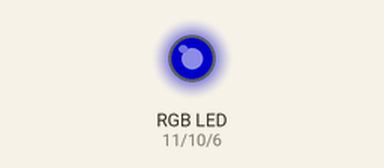
The sketch below on a simulated Arduino Uno, built with avr-gcc and run on an emulated ATmega328P. On the bench: an RGB LED mixed from three pins (HIGH = lit). Dim RGB values are drawn brighter than linear.

Above: at 0.1 s.
Timing chart, 0 to 1.6 s (numbered marks = the images above):
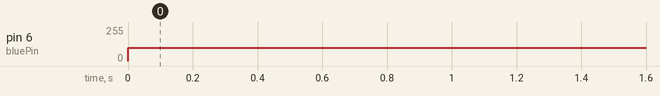

Measured:
- by itself, pin 6 (bluePin): 0/255 → 100/255 at 0.00 s

The sketch:

rgbled.ino
```cpp
int redPin=11;  //set red LED pin to 11
int greenPin=10; //set green LED pin to 10
int bluePin=6; //set blue LED pin to 6
int brightness=100; //Set brightness to 100

void setup() {
  // put your setup code here, to run once:

Serial.begin(9600); //Turn on Serial port
pinMode(redPin, OUTPUT); //Set redPin to be an output
pinMode(greenPin, OUTPUT); //Set greenPin to be an output
pinMode(bluePin, OUTPUT); //set bluePin to be an output

}

void loop() {
  // put your main code here, to run repeatedly:

  analogWrite(redPin, 0); //turn off red pin
  analogWrite(greenPin, 0); //turn off green pin
  analogWrite(bluePin, brightness); //write 100 (brightness) to blue pin
}
```
